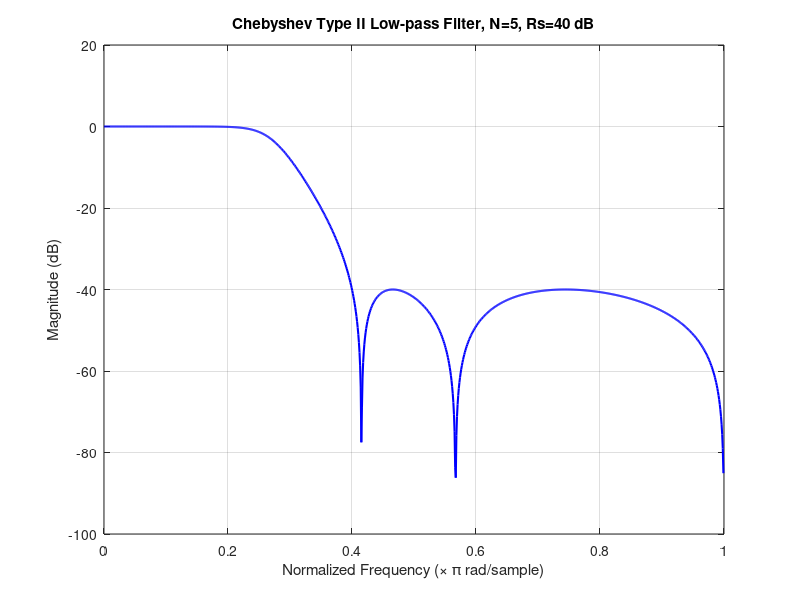
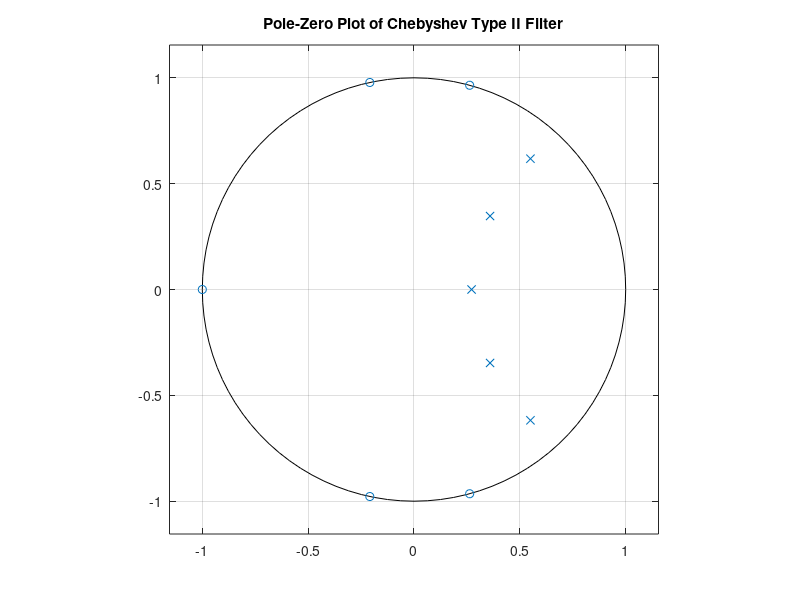
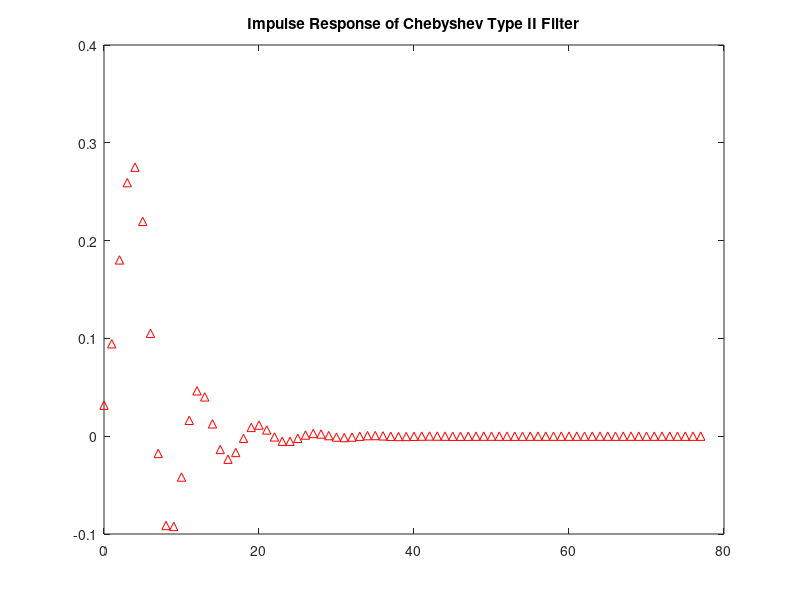

Reproduce these figures in MATLAB, in order.
% Chebyshev Type II Low-Pass Filter Design
clear
close all
clc

N  = 5;
Rs = 40;
Wp = 0.4;

[b, a] = cheby2(N, Rs, Wp, 'low');

[H, w] = freqz(b, a, 1024);

figure;
plot(w/pi, 20*log10(abs(H)), 'b', 'LineWidth', 1.5);
grid on;
xlabel('Normalized Frequency (\times \pi rad/sample)');
ylabel('Magnitude (dB)');
title(['Chebyshev Type II Low-pass Filter, N=' num2str(N) ', Rs=' num2str(Rs) ' dB']);

figure;
zplane(b,a);
title('Pole-Zero Plot of Chebyshev Type II Filter');

figure;
impz(b,a);
title('Impulse Response of Chebyshev Type II Filter');
